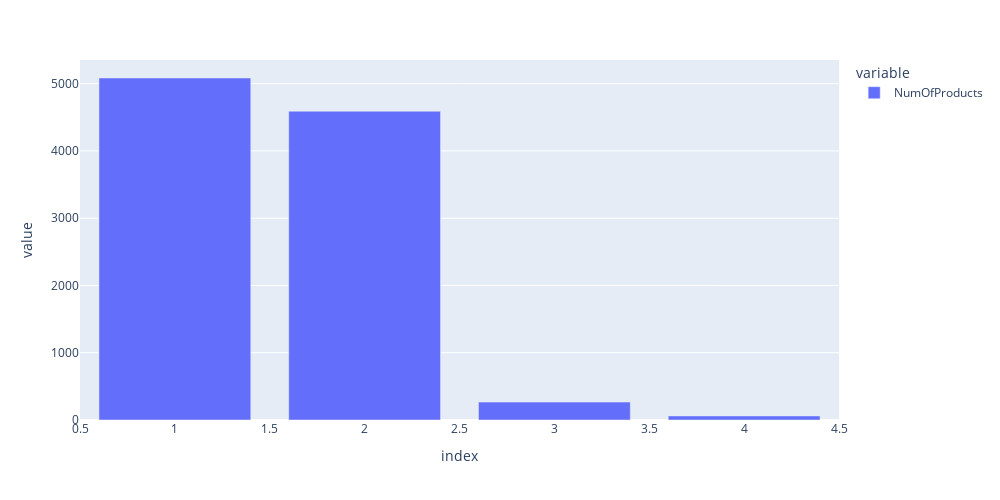

This figure's notebook cell:
### Markdown cell above
Согласно данным, женщины уходят чаще чем мужчины

### Code cell
#9.7. Как отток клиентов зависит от числа приобретённых у банка услуг? 
# Для ответа на этот вопрос постройте многоуровневую столбчатую диаграмму.

import plotly
import plotly.express as px

fig = px.bar(
    data_frame=churn_data['NumOfProducts'].value_counts(), #датафрейм
  #  x="country", #ось x
  #  y="recover_rate", #ось y
  #  color='country', #расцветка в зависимости от страны
  #  text = 'recover_rate', #текст на столбцах
    orientation='v', #ориентация графика
    height=500, #высота
    width=1000, #ширина
    title='' #заголовок
)

#отображаем его
fig.show()

### Figure 1 — Plotly figure (JSON) as saved in the notebook; plotly's stock layout.template omitted (floating-point values rounded to 4 significant figures)
{"data": [{"alignmentgroup": "True", "hovertemplate": "variable=NumOfProducts<br>index=%{x}<br>value=%{y}<extra></extra>", "legendgroup": "NumOfProducts", "marker": {"color": "#636efa", "pattern": {"shape": ""}}, "name": "NumOfProducts", "offsetgroup": "NumOfProducts", "orientation": "v", "showlegend": true, "textposition": "auto", "type": "bar", "x": [1, 2, 3, 4], "xaxis": "x", "y": [5084, 4590, 266, 60], "yaxis": "y"}], "layout": {"barmode": "relative", "height": 500, "legend": {"title": {"text": "variable"}, "tracegroupgap": 0}, "margin": {"t": 60}, "width": 1000, "xaxis": {"anchor": "y", "domain": [0, 1], "title": {"text": "index"}}, "yaxis": {"anchor": "x", "domain": [0, 1], "title": {"text": "value"}}}}
